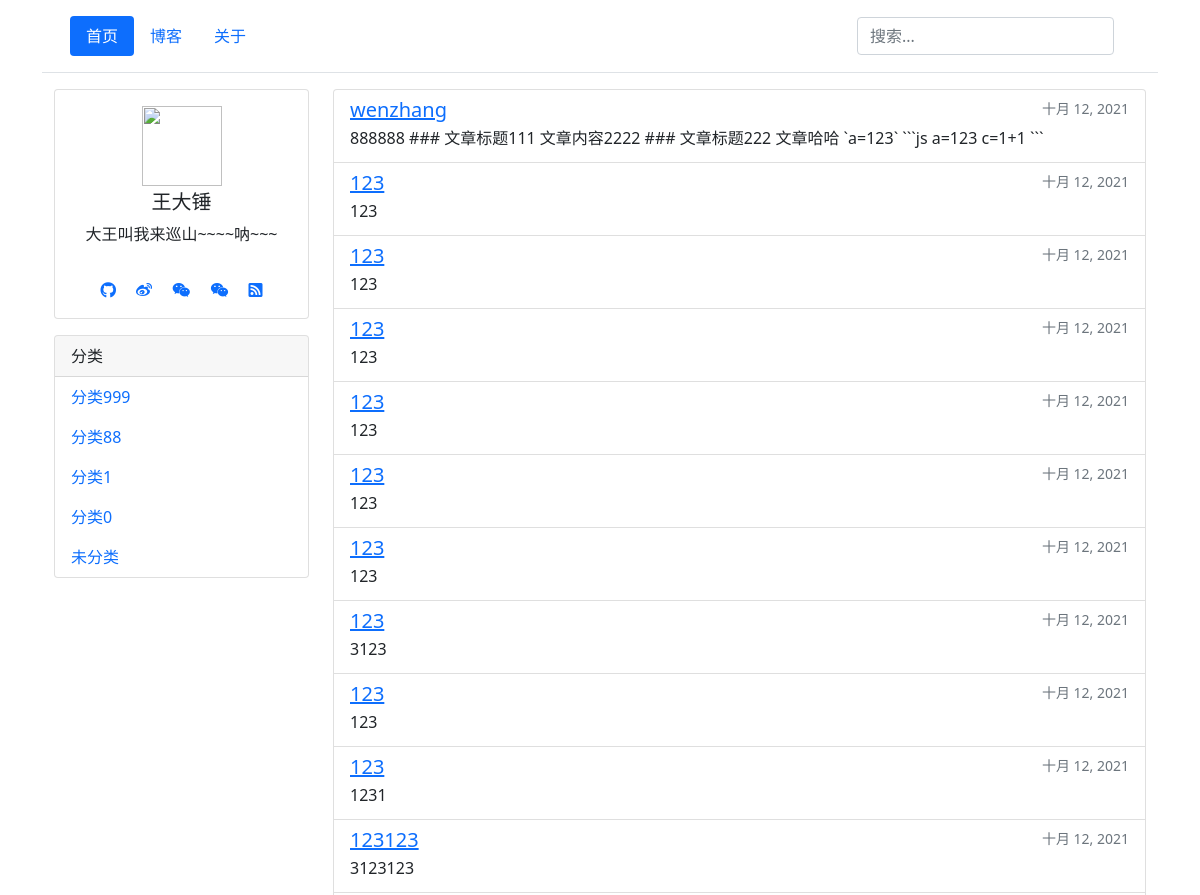
The app's page / (upper part), older data.
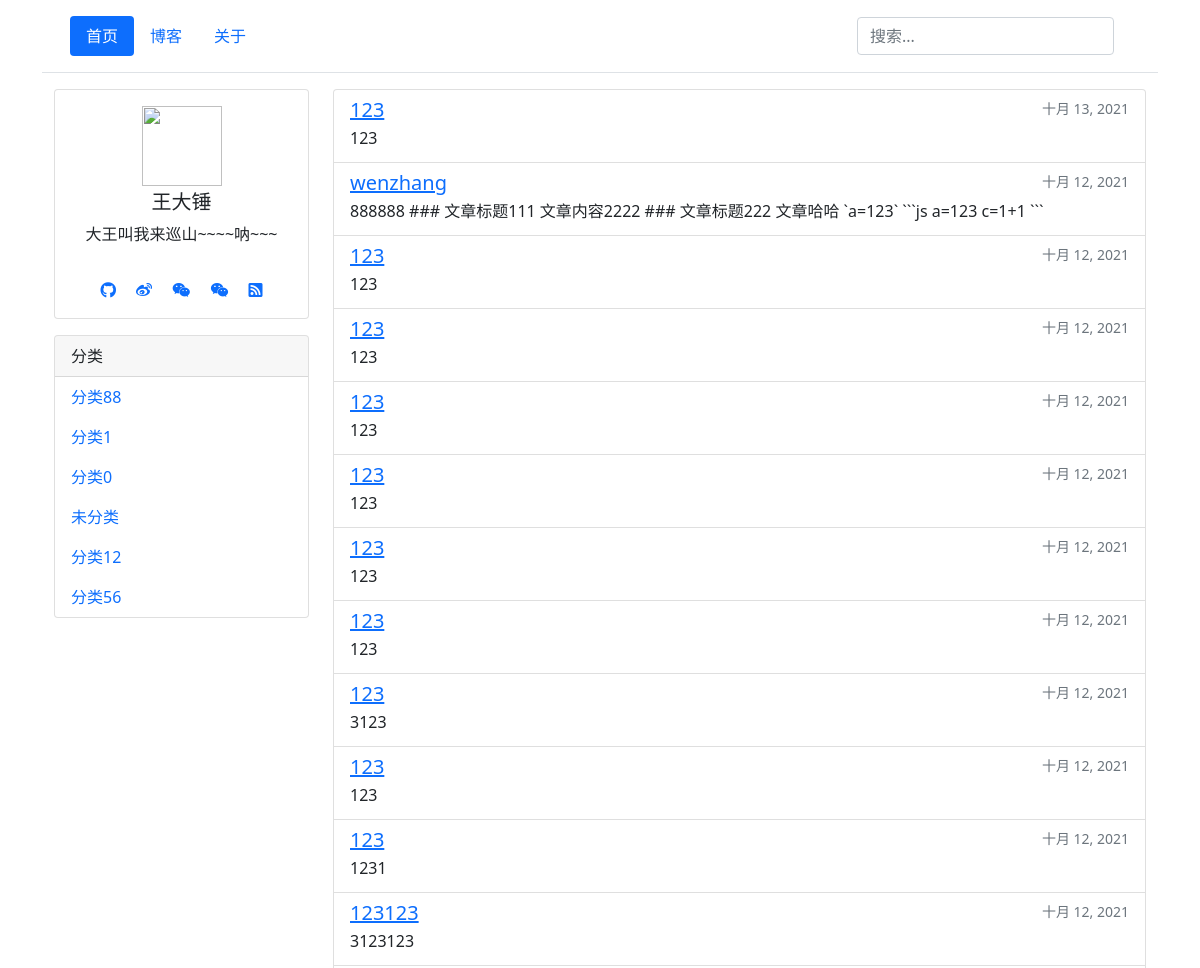
The same page, newer data.
### blog/models.py (models this page shows, shortened)
class Category(models.Model):
    name = models.CharField('分类名', max_length=64)
    sort = models.SmallIntegerField('分类排序', default=0, help_text="数字越大，排名越靠前")
    created = models.DateTimeField(verbose_name='添加时间',  auto_now_add=True)
    modified = models.DateTimeField(verbose_name='修改时间', default=timezone.now)
    def __str__(self):
        return self.name
    def get_absolute_url(self):
        return reverse('category-detail', kwargs={'pk': self.pk})
    class Meta:  # 按sort排序
        ordering = ['-sort']
        verbose_name = "分类"
        verbose_name_plural = verbose_name

class Article(models.Model):
    title = models.CharField('文章标题',max_length=128)
    category = models.ForeignKey(Category, verbose_name='文章分类', on_delete=models.SET_DEFAULT, default=category_haveNo)
    is_public = models.BooleanField('是否公开', default=True, help_text="文章是否公开展示，不勾选就对外隐藏")
    is_original = models.BooleanField('是否原创', default=True, help_text="文章是否原创，不勾选就是转载")
    content_markdown = models.TextField('文章内容markdown', null=True, blank=True)
    content_html = models.TextField('文章内容html', null=True, blank=True,help_text="返回给客户端(根据markdown自动生成的，不要手动修改)")
    keywords = models.CharField('seo的keywords', max_length=640, blank=True, null=True)
    description = models.CharField('seo的description', max_length=640, blank=True, null=True)
    click = models.PositiveIntegerField('点击量',default=0)
    created = models.DateTimeField(verbose_name='添加时间',  auto_now_add=True)
    modified = models.DateTimeField(verbose_name='修改时间', default=timezone.now)
    def get_absolute_url(self):
        return reverse('article-detail', kwargs={'pk': self.pk})
    class Meta:
        ordering = ['-created'] # 默认按照创建时间排序
        verbose_name = "文章"
        verbose_name_plural = verbose_name

### blog/views.py (the view)
# urls.py: path('', IndexPageView.as_view(), name='home'),
class IndexPageView(ListView):
    queryset = Article.get_public_article()
    template_name = "blog/index.html"
    def get_context_data(self, **kwargs):
        context = super().get_context_data(**kwargs)
        context['SITE_CONFIG'] = settings.SITE_CONFIG  # 网站配置信息
        context['category'] = Category.objects.all()  # 网站分类
        return context

### templates/blog/index.html (shortened to what this page needs)
{% extends "base.html" %}
{% block content %}
<div class="container">
  <div class="row">
    <div class="col-3 d-none d-md-block">
     <div class="row">
         <div class="col">
             {% include 'user_info.html' %}
         </div>
     </div>
          <div class="row mt-3">
         <div class="col">
             {% include 'category.html' %}
         </div>
     </div>
    </div>
    <div class="col">
  <ul class="list-group  ">
      {% for article in object_list %}
   <li   class="list-group-item  ">
    <div class="d-flex w-100 justify-content-between">
      <h5 class="mb-1"><a target="_blank" href="{{ article.get_absolute_url }}"> {{ article.title }}</a></h5>
      <small class="text-muted">{{ article.created|date }}</small>
    </div>
    <p class="mb-1">{{ article.content_markdown|slice:":300" }}</p>
  </li>
   {% empty %}
        <li>内容为空。</li>
    {% endfor %}
</ul>
    </div>
  </div>
</div>
{% endblock %}

### templates/category.html
<div class="card"  >
  <div class="card-header">
    分类
  </div>
<ul class="nav nav-pills flex-column mb-auto">
{% for item in category %}
    <li class="nav-item ">
        <a class="nav-link {% if request.path == item.get_absolute_url %}active{% endif %}" target="_blank" href="{{ item.get_absolute_url }}">{{ item }}</a>
    </li>
{% empty %}
    啥都没有
{% endfor %}
</ul>
</div>

Row changes from the older to the newer data that the page shows:
removed Category: name "分类999"
added Category: name "分类12"
added Category: name "分类56"
added Article: title "123", created "十月 13, 2021", content_markdown "123"
